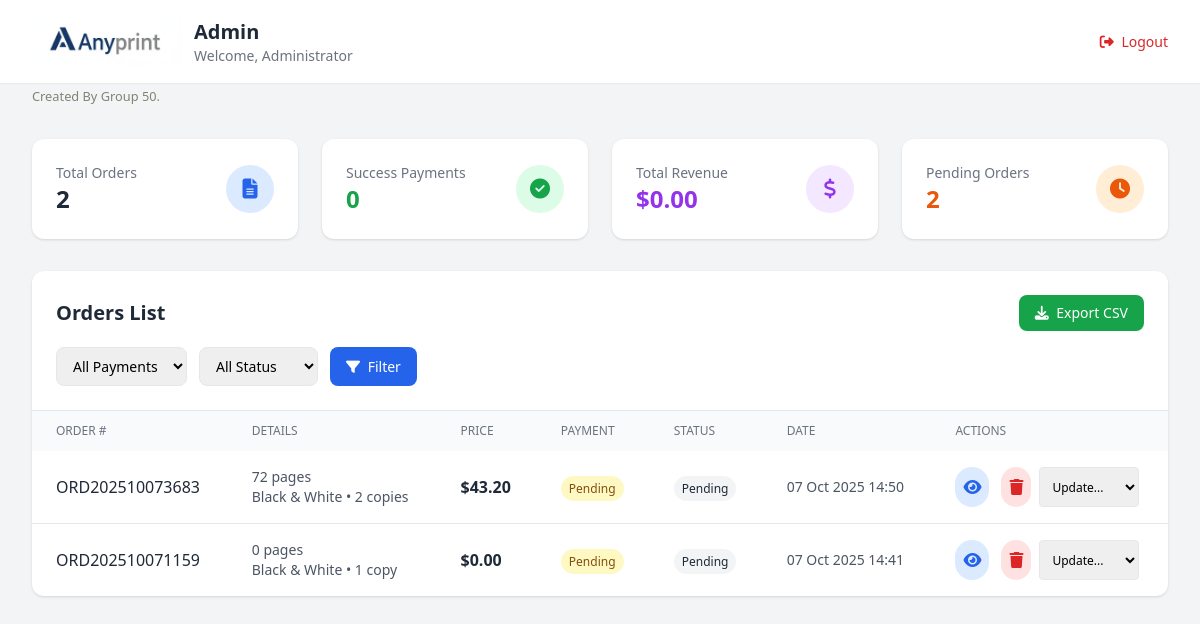
Page /admin/dashboard.php (signed in) on the committed database.
### tables this page shows
CREATE TABLE `orders` (
  `id` int NOT NULL,
  `order_number` varchar(20) NOT NULL,
  `file_name` varchar(255) DEFAULT NULL,
  `total_pages` int DEFAULT '0',
  `paper_size` varchar(20) DEFAULT 'A4',
  `color_type` varchar(20) DEFAULT 'Black & White',
  `copies` int DEFAULT '1',
  `price_per_page` decimal(10,2) DEFAULT '0.00',
  `total_price` decimal(10,2) DEFAULT '0.00',
  `payment_status` enum('pending','success','failed') DEFAULT 'pending',
  `order_status` enum('pending','processing','completed','cancelled') DEFAULT 'pending',
  `customer_ip` varchar(45) DEFAULT NULL,
  `created_at` timestamp NULL DEFAULT CURRENT_TIMESTAMP,
  `updated_at` timestamp NULL DEFAULT CURRENT_TIMESTAMP ON UPDATE CURRENT_TIMESTAMP
);

### includes/config.php (called while the page is built, shortened)
<?php
function formatPrice($price) {
    return '$' . number_format($price, 2);
}
?>

### admin/dashboard.php (the view, shortened to what this page needs)
<?php
require_once '../includes/config.php';
$stmt = $conn->query("SELECT COUNT(*) as total FROM orders");
$total_orders = $stmt->fetch_assoc()['total'];
$stmt = $conn->query("SELECT COUNT(*) as total FROM orders WHERE payment_status = 'success'");
$success_payments = $stmt->fetch_assoc()['total'];
$stmt = $conn->query("SELECT SUM(total_price) as total FROM orders WHERE payment_status = 'success'");
$total_revenue = $stmt->fetch_assoc()['total'] ?: 0;
$stmt = $conn->query("SELECT COUNT(*) as total FROM orders WHERE order_status = 'pending'");
$pending_orders = $stmt->fetch_assoc()['total'];
$page = isset($_GET['page']) ? intval($_GET['page']) : 1;
$per_page = 15;
$offset = ($page - 1) * $per_page;
$where = [];
$params = [];
$types = '';
$where_clause = !empty($where) ? 'WHERE ' . implode(' AND ', $where) : '';
$stmt = $conn->prepare("SELECT * FROM orders $where_clause ORDER BY created_at DESC LIMIT ? OFFSET ?");
$params[] = $per_page;
$params[] = $offset;
$types .= 'ii';
if (!empty($params)) {
    $stmt->bind_param($types, ...$params);
}
$stmt->execute();
$orders = $stmt->get_result();
?>
<!DOCTYPE html>
<html lang="en">
<head>
  <script src="https://cdn.tailwindcss.com"></script>
  <link rel="stylesheet" href="https://cdnjs.cloudflare.com/ajax/libs/font-awesome/6.5.0/css/all.min.css" />
</head>
<body class="bg-gray-100">
  <header class="bg-white shadow-sm">
    <div class="max-w-7xl mx-auto px-4 sm:px-6 lg:px-8">
      <div class="flex justify-between items-center py-4">
        <div class="flex items-center gap-3">
          <div class="bg-gradient-to-r from-[#1D4A80] to-[#828275] text-white rounded-full flex items-center justify-center font-bold">    <img src="../assets/logo-anyprint.jpeg" width="150px" alt=""></div>
          <div>
            <h1 class="text-xl font-bold text-gray-800">Admin</h1>
            <p class="text-sm text-gray-500">Welcome, <?php echo htmlspecialchars($_SESSION['admin_name']); ?></p>
          </div>
        </div>
        <a href="logout.php" class="text-red-600 hover:text-red-700 font-medium text-sm">
          <i class="fa-solid fa-right-from-bracket mr-1"></i> Logout
        </a>
      </div>
    </div>
  </header>
  <small class="text-[#828275] mt-8 ms-8">Created By Group 50.</small>
  <main class="max-w-7xl mx-auto px-4 sm:px-6 lg:px-8 py-8">
    <div class="grid grid-cols-1 grid-cols-2 md:grid-cols-4 gap-6 mb-8">
      <div class="bg-white rounded-xl shadow p-6">
        <div class="flex items-center justify-between">
          <div>
            <p class="text-gray-500 text-sm">Total Orders</p>
            <p class="text-2xl font-bold text-gray-800"><?php echo $total_orders; ?></p>
          </div>
          <div class="bg-blue-100 text-blue-600 rounded-full w-12 h-12 flex items-center justify-center">
            <i class="fa-solid fa-file-lines text-xl"></i>
          </div>
        </div>
      </div>
      <div class="bg-white rounded-xl shadow p-6">
        <div class="flex items-center justify-between">
          <div>
            <p class="text-gray-500 text-sm">Success Payments</p>
            <p class="text-2xl font-bold text-green-600"><?php echo $success_payments; ?></p>
          </div>
          <div class="bg-green-100 text-green-600 rounded-full w-12 h-12 flex items-center justify-center">
            <i class="fa-solid fa-circle-check text-xl"></i>
          </div>
        </div>
      </div>
      <div class="bg-white rounded-xl shadow p-6">
        <div class="flex items-center justify-between">
          <div>
            <p class="text-gray-500 text-sm">Total Revenue</p>
            <p class="text-2xl font-bold text-purple-600"><?php echo formatPrice($total_revenue); ?></p>
          </div>
          <div class="bg-purple-100 text-purple-600 rounded-full w-12 h-12 flex items-center justify-center">
            <i class="fa-solid fa-dollar-sign text-xl"></i>
          </div>
        </div>
      </div>
      <div class="bg-white rounded-xl shadow p-6">
        <div class="flex items-center justify-between">
          <div>
            <p class="text-gray-500 text-sm">Pending Orders</p>
            <p class="text-2xl font-bold text-orange-600"><?php echo $pending_orders; ?></p>
          </div>
          <div class="bg-orange-100 text-orange-600 rounded-full w-12 h-12 flex items-center justify-center">
            <i class="fa-solid fa-clock text-xl"></i>
          </div>
        </div>
      </div>
    </div>
    <div class="bg-white rounded-xl shadow">
      <div class="p-6 border-b">
        <div class="flex justify-between items-center mb-4">
          <h2 class="text-xl font-bold text-gray-800">Orders List</h2>
          <a href="export_csv.php" class="bg-green-600 text-white px-4 py-2 rounded-lg hover:bg-green-700 transition text-sm">
            <i class="fa-solid fa-download mr-1"></i> Export CSV
          </a>
        </div>
        <form method="GET" class="flex gap-3">
          <select name="payment" class="border rounded-lg px-3 py-2 text-sm">
            <option value="">All Payments</option>
          </select>
          <select name="status" class="border rounded-lg px-3 py-2 text-sm">
            <option value="">All Status</option>
          </select>
          <button type="submit" class="bg-blue-600 text-white px-4 py-2 rounded-lg hover:bg-blue-700 transition text-sm">
            <i class="fa-solid fa-filter mr-1"></i> Filter
          </button>
        </form>
      </div>
      <div class="overflow-x-auto">
        <table class="w-full">
          <thead class="bg-gray-50">
            <tr>
              <th class="px-6 py-3 text-left text-xs font-medium text-gray-500 uppercase">Order #</th>
              <th class="px-6 py-3 text-left text-xs font-medium text-gray-500 uppercase">Details</th>
              <th class="px-6 py-3 text-left text-xs font-medium text-gray-500 uppercase">Price</th>
              <th class="px-6 py-3 text-left text-xs font-medium text-gray-500 uppercase">Payment</th>
              <th class="px-6 py-3 text-left text-xs font-medium text-gray-500 uppercase">Status</th>
              <th class="px-6 py-3 text-left text-xs font-medium text-gray-500 uppercase">Date</th>
              <th class="px-6 py-3 text-left text-xs font-medium text-gray-500 uppercase">Actions</th>
            </tr>
          </thead>
          <tbody class="divide-y divide-gray-200">
            <?php while ($order = $orders->fetch_assoc()): ?>
            <tr class="hover:bg-gray-50">
              <td class="px-6 py-4">
                <span class="font-medium text-gray-800"><?php echo $order['order_number']; ?></span>
              </td>
              <td class="px-6 py-4 text-sm text-gray-600">
                <?php echo $order['total_pages']; ?> pages<br>
                <?php echo $order['color_type']; ?> • <?php echo $order['copies']; ?> cop<?php echo $order['copies'] > 1 ? 'ies' : 'y'; ?>
              </td>
              <td class="px-6 py-4">
                <span class="font-semibold text-gray-800"><?php echo formatPrice($order['total_price']); ?></span>
              </td>
              <td class="px-6 py-4">
                <?php
                $payment_class = [
                    'pending' => 'bg-yellow-100 text-yellow-800',
                    'success' => 'bg-green-100 text-green-800',
                    'failed' => 'bg-red-100 text-red-800'
                ];
                ?>
                <span class="px-2 py-1 rounded-full text-xs font-medium <?php echo $payment_class[$order['payment_status']]; ?>">
                  <?php echo ucfirst($order['payment_status']); ?>
                </span>
              </td>
              <td class="px-6 py-4">
                <?php
                $status_class = [
                    'pending' => 'bg-gray-100 text-gray-800',
                    'processing' => 'bg-blue-100 text-blue-800',
                    'completed' => 'bg-green-100 text-green-800',
                    'cancelled' => 'bg-red-100 text-red-800'
                ];
                ?>
                <span class="px-2 py-1 rounded-full text-xs font-medium <?php echo $status_class[$order['order_status']]; ?>">
                  <?php echo ucfirst($order['order_status']); ?>
                </span>
              </td>
              <td class="px-6 py-4 text-sm text-gray-600">
                <?php echo date('d M Y H:i', strtotime($order['created_at'])); ?>
              </td>
   <td class="px-6 py-4">
      <div class="flex gap-2">
<button onclick="viewOrderDetail(<?php echo $order['id']; ?>)"
  class="bg-blue-100 text-blue-600 hover:bg-blue-200 hover:text-blue-800 p-2 rounded-full"
  title="View Details">
  <i class="fa-solid fa-eye"></i>
</button>
<button onclick="deleteOrder(<?php echo $order['id']; ?>, '<?php echo $order['order_number']; ?>')"
  class="bg-red-100 text-red-600 hover:bg-red-200 hover:text-red-800 p-2 rounded-full ml-1"
  title="Delete Order">
  <i class="fa-solid fa-trash"></i>
</button>
        <select onchange="updateStatus(<?php echo $order['id']; ?>, this.value)" class="border rounded px-2 py-1 text-xs">
          <option value="">Update...</option>
        </select>
      </div>
    </td>
            </tr>
            <?php endwhile; ?>
          </tbody>
        </table>
      </div>
    </div>
  </main>
</body>
</html>

### rows in the picture
orders: order_number "ORD202510073683", total_pages "72", color_type "Black & White", copies "2", total_price "$43.20", payment_status "Pending", order_status "Pending", created_at "07 Oct 2025 14:50"
orders: order_number "ORD202510071159", total_pages "0", color_type "Black & White", copies "1", total_price "$0.00", payment_status "Pending", order_status "Pending", created_at "07 Oct 2025 14:41"

### other values in the picture
$_SESSION['admin_name'] "Administrator"
$total_orders "2"
$success_payments "0"
formatPrice($total_revenue) "$0.00"
$pending_orders "2"
